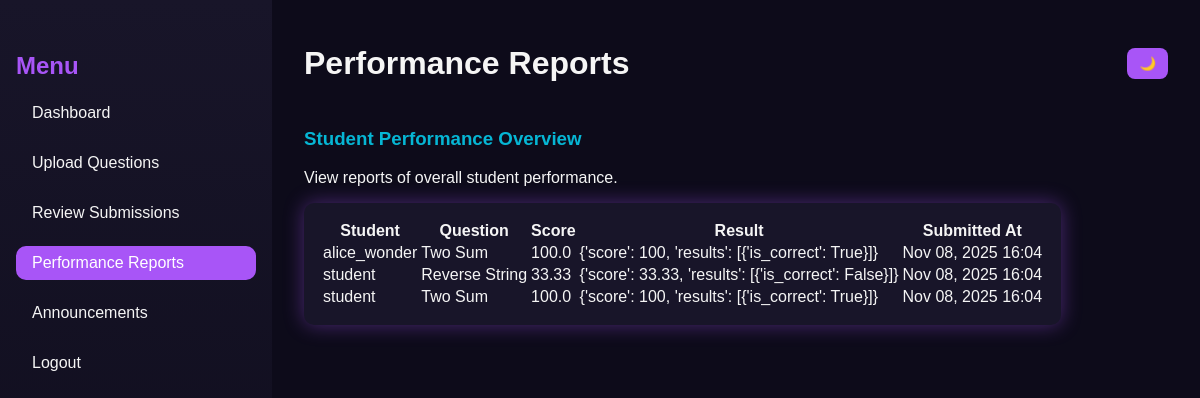
The page /faculty/performance-reports/ (signed in) on the database as committed earlier.
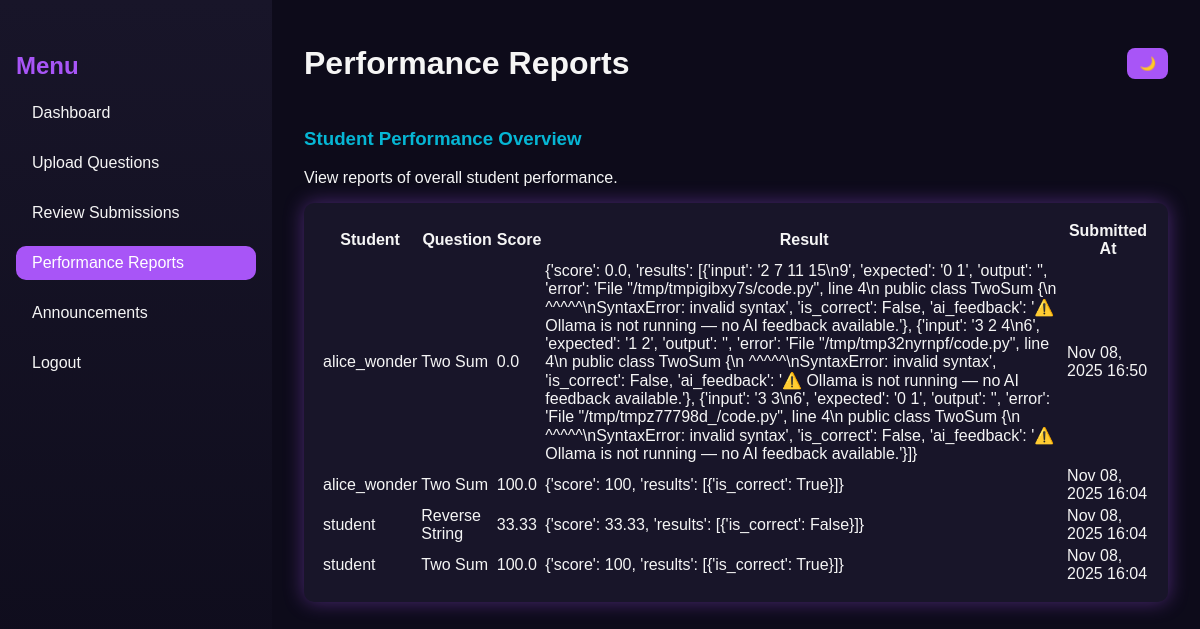
The same page on the database as committed later.
### core/models.py (models this page shows, shortened)
class Submission(models.Model):
    student = models.ForeignKey(Student, on_delete=models.CASCADE)
    question = models.ForeignKey(Question, on_delete=models.CASCADE)
    code = models.TextField()
    language = models.CharField(max_length=20)
    result = models.JSONField(null=True, blank=True)  # store output, correctness, AI feedback
    score = models.FloatField(default=0)
    submitted_at = models.DateTimeField(auto_now_add=True)

class Student(models.Model):
    user = models.OneToOneField(User, on_delete=models.CASCADE)
    faculty = models.ForeignKey(Faculty, on_delete=models.SET_NULL, null=True, blank=True)
    group = models.CharField(max_length=100, blank=True, null=True)

class Question(models.Model):
    faculty = models.ForeignKey(Faculty, on_delete=models.CASCADE, related_name='questions')
    title = models.CharField(max_length=255)
    description = models.TextField()
    difficulty = models.CharField(
        max_length=20,
        choices=[('Easy', 'Easy'), ('Medium', 'Medium'), ('Hard', 'Hard')],
        default='Easy'
    )
    marks = models.IntegerField(default=0)
    created_at = models.DateTimeField(auto_now_add=True)
    example_input = models.TextField(blank=True)
    example_output = models.TextField(blank=True)
    constraints = models.TextField(blank=True)

### core/views.py (the view)
# urls.py: path('faculty/performance-reports/', views.performance_reports, name='performance_reports'),
@login_required
def performance_reports(request):
    submissions = Submission.objects.select_related('student__user', 'question').order_by('-submitted_at')
    return render(request, 'core/performance_reports.html', {"submissions": submissions})

### core/templates/core/performance_reports.html (shortened to what this page needs)
{% load static %}
<!DOCTYPE html>
<html lang="en">
<head>
  <link rel="stylesheet" href="{% static 'dynamic/CSS/faculty_dashboard.css' %}" />
</head>
<body>
  <div class="dashboard">
    <aside class="sidebar">
      <h2 class="menu-title">Menu</h2>
      <ul>
        <li><a href="{% url 'faculty_dashboard' %}">Dashboard</a></li>
        <li><a href="{% url 'upload_question' %}">Upload Questions</a></li>
        <li><a href="{% url 'review_submissions' %}">Review Submissions</a></li>
        <li><a href="{% url 'performance_reports' %}" class="active">Performance Reports</a></li>
        <li><a href="{% url 'faculty_announcements' %}">Announcements</a></li>
        <li><a href="{% url 'logout' %}">Logout</a></li>
      </ul>
    </aside>
    <main class="main-content">
      <header class="topbar">
        <h1>Performance Reports</h1>
        <div class="theme-toggle">
          <button id="themeToggle">🌙</button>
        </div>
      </header>
      <section class="overview">
        <h3>Student Performance Overview</h3>
        <p>View reports of overall student performance.</p>
        <table class="performance-table">
          <thead>
            <tr>
              <th>Student</th>
              <th>Question</th>
              <th>Score</th>
              <th>Result</th>
              <th>Submitted At</th>
            </tr>
          </thead>
          <tbody>
            {% for submission in submissions %}
              <tr>
                <td>{{ submission.student.user.username }}</td>
                <td>{{ submission.question.title }}</td>
                <td>{{ submission.score }}</td>
                <td>{{ submission.result }}</td>
                <td>{{ submission.submitted_at|date:"M d, Y H:i" }}</td>
              </tr>
            {% empty %}
              <tr>
                <td colspan="5">No submissions yet.</td>
              </tr>
            {% endfor %}
          </tbody>
        </table>
      </section>
    </main>
  </div>
</body>
</html>

Rows that differ between the two databases and show on the page:
added Submission: student.user.username "alice_wonder", question "Two Sum", score "0.0", result "{'score': 0.0, 'results': [{'input': '2 7 11 15\\n9', 'expected': '0 1', 'output': '', 'error': 'File \"/tmp/tmpigibxy7s/code.py\", line 4\\n public class TwoSum {\\n ^^^^^\\nSyntaxError: invalid syntax', 'is_correct': False, 'ai_feedback': '⚠️ Ollama is not running — no AI feedback available.'}, {'input': '3 2 4\\n6', 'expected': '1 2', 'output': '', 'error': 'File \"/tmp/tmp32nyrnpf/code.py\", line 4\\n public class TwoSum {\\n ^^^^^\\nSyntaxError: invalid syntax', 'is_correct': False, 'ai_feedback': '⚠️ Ollama is not running — no AI feedback available.'}, {'input': '3 3\\n6', 'expected': '0 1', 'output': '', 'error': 'File \"/tmp/tmpz77798d_/code.py\", line 4\\n public class TwoSum {\\n…", submitted_at "Nov 08, 2025 16:50"
